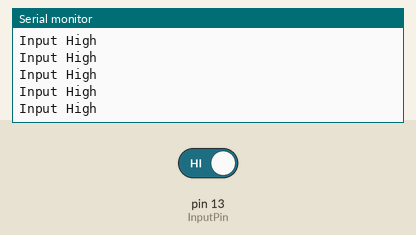
A sketch run on a simulated Arduino Uno, built with avr-gcc and run on an emulated ATmega328P. Parts: the last lines printed to the serial monitor. Inputs (shaded band) come from the test bench; at power-on: pin 13 (InputPin) HIGH.

Above: at 1.2 s.
1.3 s: pin 13 (InputPin) driven LOW
At 2.2 s:
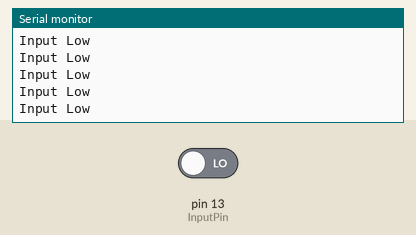
3.2 s: pin 13 (InputPin) driven HIGH
At 4.1 s:
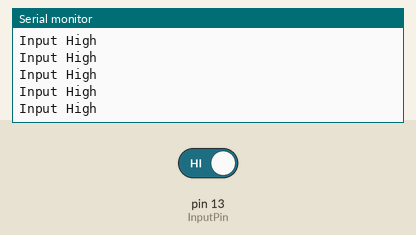
6.2 s: pin 13 (InputPin) driven LOW
At 7.3 s:
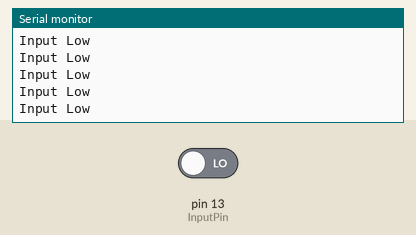

The sketch:

RemoteInputTest.ino
```cpp
const int InputPin = 13;

void setup()
{
    Serial.begin(9600);
    Serial.println("USB Working!");

    pinMode(InputPin, INPUT);
    //digitalWrite(OuputPin, LOW);
    //Serial.println("Output Low");
}

void loop()
{
    if (digitalRead(InputPin) == 0)
    {
        Serial.println("Input Low");
    }

    if (digitalRead(InputPin) == 1)
    {
        Serial.println("Input High");
    }
}
```

Measured:
- after the input at 1.3 s, the serial monitor: prints a new line after 0.08 s (image 1)
